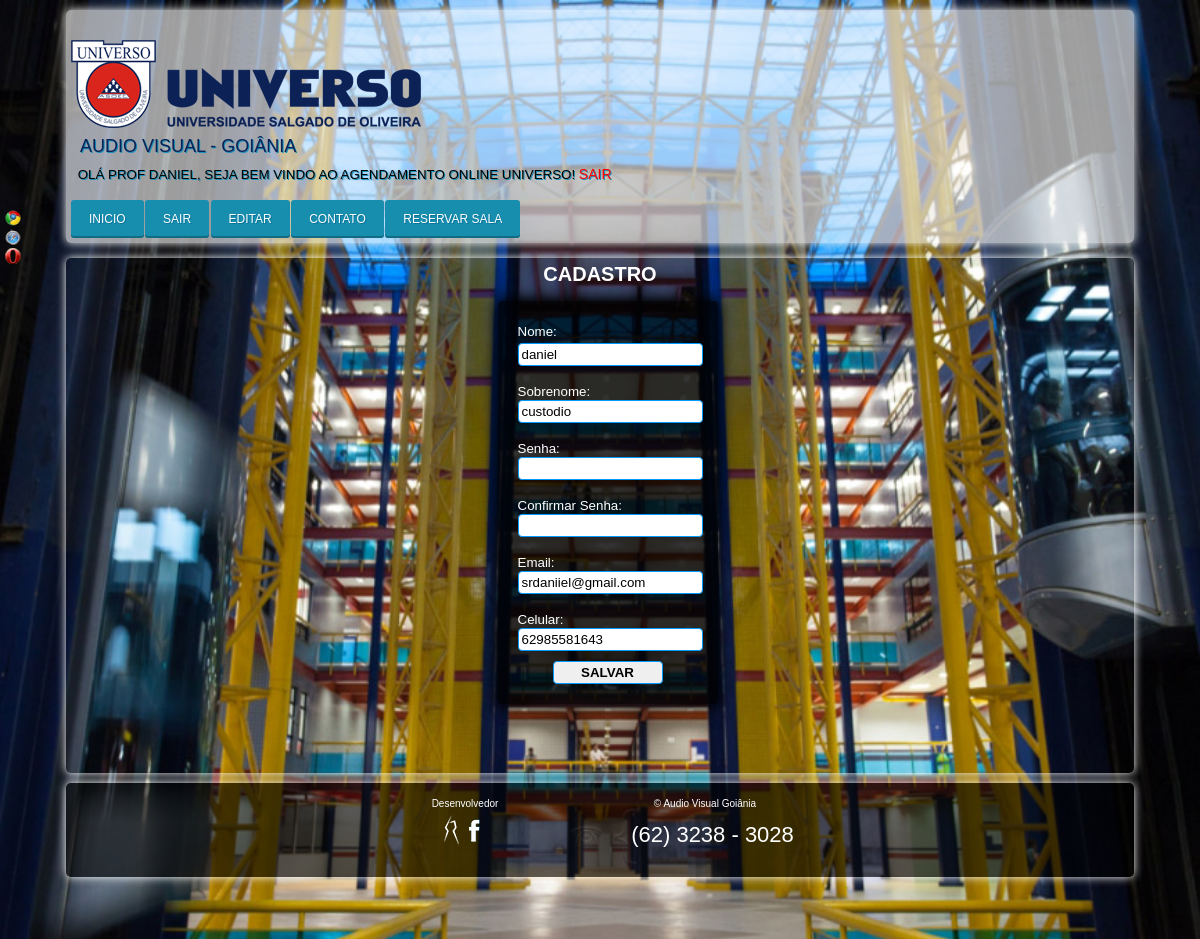
Screenshot of /index.php?p=editar (signed in) with the database file from the repository.
### tables this page shows
CREATE TABLE IF NOT EXISTS `cadastro_professores` (
  `nome` varchar(100) NOT NULL,
  `sobrenome` varchar(100) NOT NULL,
  `matricula` varchar(20) NOT NULL,
  `email` varchar(100) NOT NULL,
  `senha` varchar(40) NOT NULL,
  `telefone` varchar(20) NOT NULL,
  `status` varchar(20) NOT NULL,
  `nivel` int(1) DEFAULT NULL,
  `id` int(11) NOT NULL AUTO_INCREMENT,
  PRIMARY KEY (`id`)
);

### nav/formeditarusuario2.php (the view, shortened to what this page needs)
<?php
		if (isset($_SESSION['editado'])){
		echo "<div class=\"msg\"><div class=\"flasherro\">Você acabou de Alterar seus dados, por medida de segurança saia e entre novamente no sistema para continuar suas atividades, Obrigado. </div> </div>";
		return false;
		}else{
	  	$id = $_SESSION['id'];
		$host ="localhost";
		$user ="simboliz_audio";
		$pass ="audio";
		$con = mysql_connect ($host, $user, $pass);
		$sql = mysqli_query($con, "SELECT * FROM cadastro_professores WHERE id = '$id'");
		while($ln = mysqli_fetch_array($sql, MYSQLI_BOTH)){
?>
<div id="centrologin">
<center><h2 style="color:#fff; font-family:Arial, Helvetica, sans-serif; margin-top:5px;">CADASTRO</h2></center><br>
<center><div class="cadastro">
<form  method="POST"  action="index.php?p=salvaralteracaousuario" >
      <label>Nome:</label>
      <input type="text" name="nome" value="<?php echo $ln['nome']; ?>" maxlength="20" id="nometxt" class="txt bradius" required><br>
<br>
      <label for="sobrenometxt">Sobrenome:</label>
      <input type="text" name="sobrenome" maxlength="30"  value="<?php echo $ln['sobrenome']; ?>" class="txt bradius"  required><br>
<br>
    <label for="senhatxt">Senha:</label>
      <input type="password" name="senha" id="senha"   maxlength="30"  class="txt bradius" required><br>
<br>
     <label for="confirmarsenhatxt">Confirmar Senha:</label>
      <input type="password" id="confirmarsenha" name="confirmarsenha"  maxlength="30"   class="txt bradius" required><br>
<br>
	<label for="emailtxt">Email:</label>
      <input type="email" name="email" id="email"  value="<?php echo $ln['email']; ?>"  maxlength="80"  class="txt bradius" required><br>
<br>
    <label for="telefonetxt">Celular:</label>
      <input type="tel" name="telefone" id="telefonetxt" maxlength="20"  value="<?php echo $ln['telefone']; ?>" class="txt bradius"required><br>
     <center> <input type="submit" id="botao" name="enviar" value="Salvar" class="botao txt bradius">
	 </center></form>
</div></center>
</div>
<?php
		}
		}
?>

### css/estilo.css (style rules this page uses)
#bodyazul { margin: 0em; padding: 0em; background:url(images/bgconteudo.jpg) no-repeat center center; min-height:960px; background-size:cover; font-family: Arial, Helvetica, sans-serif; font-size: 10pt; color: #525252; }
body { margin-left: 0pt; margin-top: 0em; margin-right: 0em; margin-bottom: 0em; }
h1, h2, h3 { margin: 0em; padding: 0em; color: #191919; }

### css/cadastro.css (style rules this page uses)
#centrologin { margin: 0 auto !important; width:240px; min-height:500px; padding-bottom:10px; }
.cadastro { padding: 20px; width: 180px; color:#FFF; background:RGBA(0,0,0,0.8); border-radius:4px; text-align: left; margin-left:15px !important; box-shadow:0 0px 15px 3px #000; }
label { display:block; margin:3px 0 0 0; font-family: Arial, Helvetica, sans-serif; }
.bradius { border-radius:4px; -ms-border-radius:4px; -moz-border-radius:4px; -webkit-border-radius:4px; }
.txt { border:1px solid #09f; margin-top:1px; padding:3px; }
.botao { margin-top:10px; width:110px; font:Tahoma, Geneva, sans-serif; font-weight:bold; text-transform:uppercase; transition:all linear 0.3s; -moz-transition:all linear 0.5s; -webkit-transition:all linear 0.5s; -ms-transition:all linear 0.5s; -webkit-transition:all linear 0.5s; }

### rows the page displays
cadastro_professores: nome "daniel", sobrenome "custodio", email "srdaniiel@gmail.com", telefone "62985581643"

### other values shown
$_SESSION['nome'] "DANIEL"
